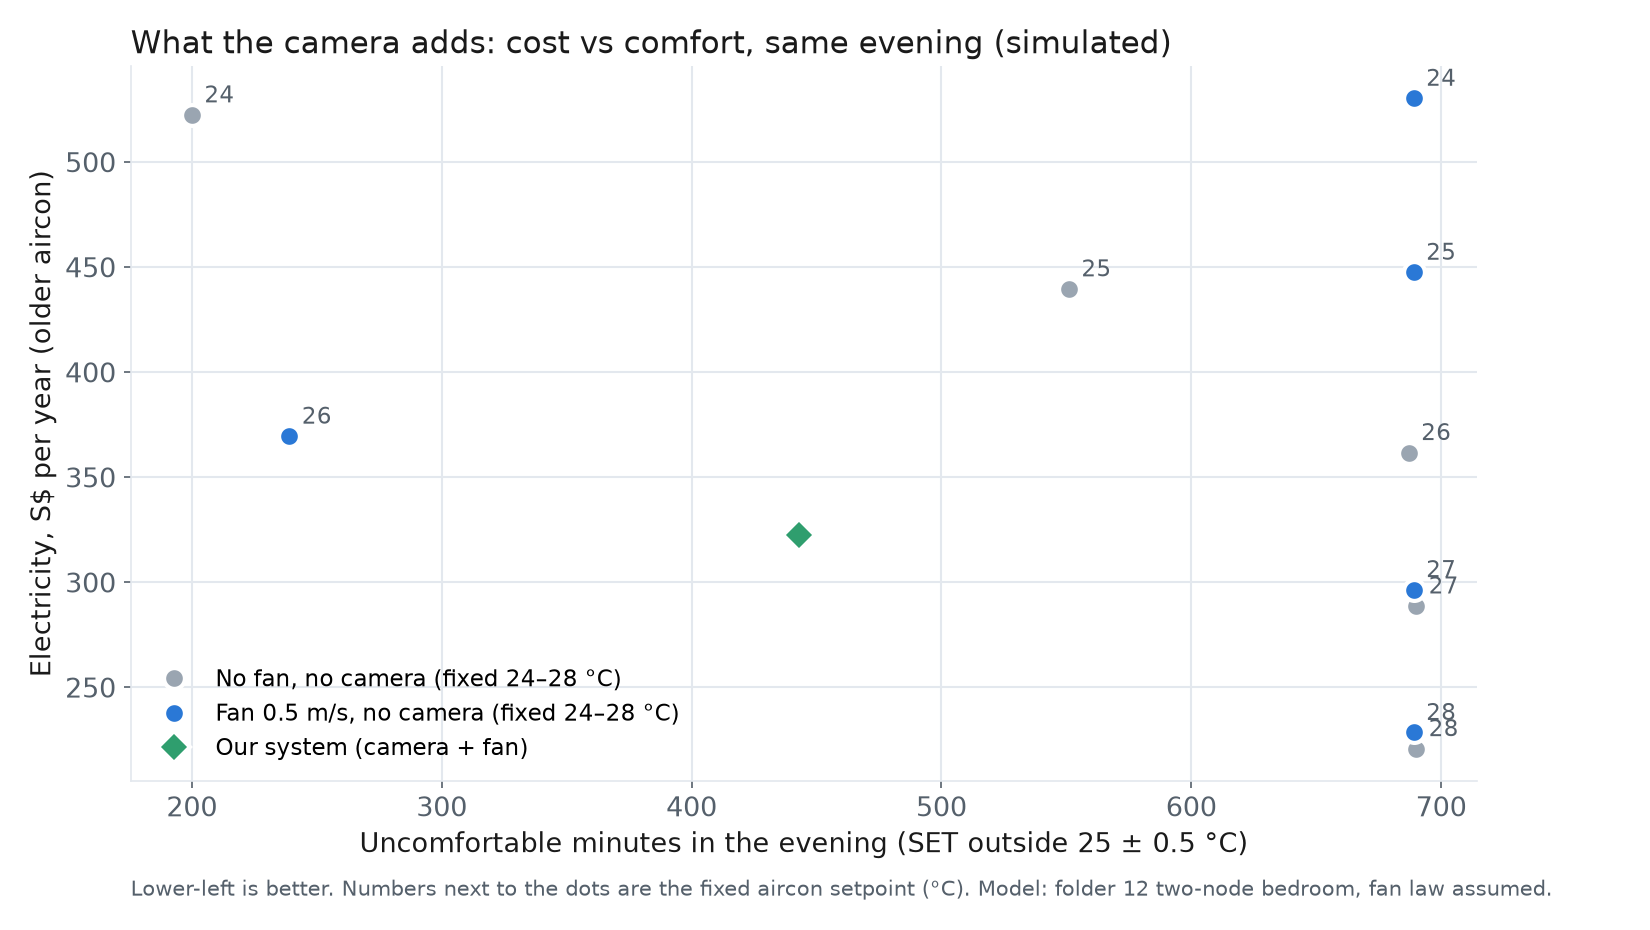

Write the Python code that produced this figure.
"""Review follow-up runs (2026-10-25).

Two questions from the full-deck review, answered with the folder 12 evening model
(same room, same evening, same comfort rule; nothing in folder 12 is changed):

  Q1. What does the camera itself save?
      Folder 12 compares our system (camera + fan) with aircon-only strategies, so
      the saving mixes two things: the fan and the activity detection. Here we add
      "fan, but no camera" strategies: a fan at a fixed speed all evening and a
      fixed aircon setpoint (a temperature-only controller cannot know the user
      is exercising or asleep). We sweep that fixed setpoint, so we get the whole
      cost-vs-comfort trade-off a no-camera system can reach.

  Q2. Does the saving survive whole-degree setpoints?
      The optimiser picks setpoints like 26.07 °C or 29.76 °C; a real remote only
      takes 1 °C steps (some take 0.5 °C). We rerun our strategies with the
      setpoint rounded (a) to the nearest step and (b) down to the next step
      (cooler, the comfort-safe choice).

Variables (all from folder 12 unless stated)
  KNOB        = 25.0 °C, the feels-like target (target SET) for every activity
  TOL         = 0.5 °C, comfortable = SET within KNOB ± TOL
  V_STILL     = 0.1 m/s, air speed with the fan off
  FAN_NO_CAM  = 0.5 m/s, fan speed of the no-camera strategies. ASSUMPTION: the
                sleeping cap (noise), since without a camera the fan must be safe
                for a sleeper all night; at 0.5 m/s it draws 4.5 W (assumed fan law
                P = 3 + 12 v^3 W, folder 12)
  FIXED_SPS   = 24-28 °C in 1 °C steps, the fixed setpoints swept for Q1
  STEP        = 1.0 or 0.5 °C, the remote's setpoint step for Q2
  cop         = 3.5 (older aircon) or 5.5 (new 5-tick); results quoted for 3.5
  S$/yr       = kWh per night x TARIFF (S$0.3116/kWh) x 365 nights
  uncomfortable minutes = minutes the user is in the room with SET outside
                KNOB ± TOL (too warm + too cold), SET from the real wall temperature

Outputs (saved next to this script): review_runs.csv, review_runs.png
"""
import contextlib
import csv
import importlib.util
import io
import math
import os
import sys

import matplotlib
import matplotlib.pyplot as plt

HERE = os.path.dirname(os.path.abspath(__file__))
F12 = os.path.join(HERE, "..", "12_activity_setpoints", "activity_setpoints.py")


def load_folder12():
    """Run folder 12 quietly (it rewrites its own outputs unchanged) and return it."""
    spec = importlib.util.spec_from_file_location("activity_setpoints", F12)
    mod = importlib.util.module_from_spec(spec)
    cwd = os.getcwd()
    os.chdir(os.path.dirname(F12))
    try:
        with plt.rc_context(matplotlib.rcParamsDefault), contextlib.redirect_stdout(io.StringIO()):
            spec.loader.exec_module(mod)
    finally:
        os.chdir(cwd)
    plt.close("all")
    return mod


m = load_folder12()
# "python review_runs.py ceiling" reruns everything with the existing DC ceiling fan
# (folder 12 reads the same command-line option); outputs get "_ceiling".
SUFFIX = "_ceiling" if "ceiling" in sys.argv[1:] else ""
FAN_NO_CAM = 0.5
FIXED_SPS = [24.0, 25.0, 26.0, 27.0, 28.0]
COP = 3.5


def run(strategy, cop=COP):
    """(S$/yr, minutes too warm, minutes too cold) for one strategy."""
    recs, ac, fan, _ = m.simulate(strategy, cop)
    _, _, mins = m.comfort_minutes(recs)
    warm = sum(w for w, c, _ in mins.values())
    cold = sum(c for w, c, _ in mins.values())
    return (ac + fan) * m.TARIFF * m.DAYS_PER_YEAR, warm, cold


def rounded(strategy, step, mode):
    """Wrap a strategy so its setpoint is rounded to the remote's step.
    mode 'nearest' = nearest step; 'down' = next step down (cooler, comfort-safe)."""
    f = round if mode == "nearest" else math.floor

    def s(act, t_m, t_a=None):
        t, v = strategy(act, t_m, t_a)
        return (None if t is None else f(t / step) * step), v   # None = aircon off
    if strategy is m.precool:   # simulate() starts earlier only for the precool function itself
        return None
    return s


rows = []


def add(group, label, strategy):
    cost, warm, cold = run(strategy)
    rows.append({"group": group, "strategy": label, "sgd_year_cop35": round(cost, 1),
                 "min_too_warm": warm, "min_too_cold": cold, "min_uncomfortable": warm + cold})
    print(f"{group:<22} {label:<52} S${cost:6.0f}/yr  {warm + cold:4d} min uncomfortable "
          f"({warm} warm, {cold} cold)")


print("Older aircon (COP 3.5), same evening as folder 12 (8 pm desk, 8:30 pm workout, 10 pm sleep to 6 am)\n")
# Reference rows straight from folder 12
for label, strat in m.STRATEGIES:
    if strat is not m.precool:
        add("folder 12", label, strat)

# Q1: fan, no camera: fixed fan speed + fixed setpoint all evening
for sp in FIXED_SPS:
    add("Q1 fan, no camera", f"Fixed {sp:.0f} °C + fan {FAN_NO_CAM} m/s all evening",
        lambda a, tm, ta, sp=sp: (sp, FAN_NO_CAM))
# and the same without a fan, so the fan's own share is visible too
for sp in FIXED_SPS:
    add("Q1 no fan, no camera", f"Fixed {sp:.0f} °C, fan off", lambda a, tm, ta, sp=sp: (sp, m.V_STILL))

# and no camera but WITH the wall sensor: the controller assumes one activity all
# evening (it cannot see the user) and compensates for warm walls, fan at that
# activity's best speed. ASSUMPTION: it assumes "Sleeping" (most of the evening)
# or "Sitting".
# (wall-sensor runs removed 3 Nov 2026: the wall sensor is no longer part of the design)

# Q2: our strategies with whole-degree (and half-degree) setpoints
ours = [("Our system", m.STRATEGIES[3][1])]
for step in (1.0, 0.5):
    for mode in ("nearest", "down"):
        for name, strat in ours:
            add(f"Q2 {step:g} °C steps", f"{name}, setpoint rounded {mode}", rounded(strat, step, mode))

with open(os.path.join(HERE, f"review_runs{SUFFIX}.csv"), "w", newline="", encoding="utf-8") as f:
    w = csv.DictWriter(f, fieldnames=list(rows[0]))
    w.writeheader()
    w.writerows(rows)
print(f"\nSaved review_runs{SUFFIX}.csv")

# -----------------------------------------------------------------------------
# Chart: cost vs uncomfortable minutes. One axis pair, one point per strategy.
# Lower-left is better. The no-camera sweeps are drawn as lines (one per fan
# setting) so the trade-off a no-camera system can reach is visible.
# -----------------------------------------------------------------------------
NAVY, BLUE, GREEN, GREY, INK, INK2, GRID = "#14365D", "#2A78D6", "#2F9E6E", "#9AA5B1", "#1A1A1A", "#55606B", "#E3E8EE"
plt.rcParams.update({"font.family": "DejaVu Sans", "font.size": 13})
fig, ax = plt.subplots(figsize=(11, 6.2), dpi=150)
fig.patch.set_facecolor("white")


def pick(group):
    return [r for r in rows if r["group"] == group]


for group, color, name in [("Q1 no fan, no camera", GREY, "No fan, no camera (fixed 24–28 °C)"),
                           ("Q1 fan, no camera", BLUE, f"Fan {FAN_NO_CAM} m/s, no camera (fixed 24–28 °C)")]:
    rs = pick(group)
    ax.plot([r["min_uncomfortable"] for r in rs], [r["sgd_year_cop35"] for r in rs], "o", color=color,
            ms=10, mec="white", mew=2, label=name, zorder=2)
    for r in rs:
        sp = r["strategy"].split()[1]
        ax.annotate(sp, (r["min_uncomfortable"], r["sgd_year_cop35"]), xytext=(6, 6),
                    textcoords="offset points", fontsize=11, color=INK2)
for r, label in [(pick("folder 12")[3], "Our system (camera + fan)")]:
    ax.plot(r["min_uncomfortable"], r["sgd_year_cop35"], "D", color=GREEN if "wall" not in label else NAVY,
            ms=11, mec="white", mew=2, zorder=3, label=label)

ax.set_xlabel("Uncomfortable minutes in the evening (SET outside 25 ± 0.5 °C)", color=INK)
ax.set_ylabel("Electricity, S$ per year (older aircon)", color=INK)
ax.set_title("What the camera adds: cost vs comfort, same evening (simulated)", loc="left", color=INK, fontsize=15)
ax.grid(color=GRID, lw=1); ax.set_axisbelow(True)
for s in ("top", "right"): ax.spines[s].set_visible(False)
for s in ("left", "bottom"): ax.spines[s].set_color(GRID)
ax.tick_params(colors=INK2)
ax.legend(frameon=False, loc="lower left", fontsize=11)
ax.text(0.0, -0.16, "Lower-left is better. Numbers next to the dots are the fixed aircon setpoint (°C). "
        "Model: folder 12 two-node bedroom, fan law assumed.", transform=ax.transAxes, fontsize=10, color=INK2)
fig.tight_layout()
fig.savefig(os.path.join(HERE, f"review_runs{SUFFIX}.png"), facecolor="white")
print("Saved review_runs.png")
